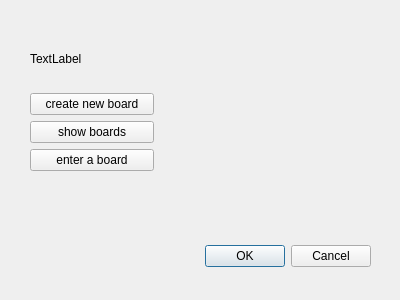
<?xml version="1.0" encoding="UTF-8"?>
<ui version="4.0">
 <class>logged_in_menu</class>
 <widget class="QDialog" name="logged_in_menu">
  <property name="geometry">
   <rect>
    <x>0</x>
    <y>0</y>
    <width>400</width>
    <height>300</height>
   </rect>
  </property>
  <property name="windowTitle">
   <string>Dialog</string>
  </property>
  <widget class="QDialogButtonBox" name="buttonBox">
   <property name="geometry">
    <rect>
     <x>30</x>
     <y>240</y>
     <width>341</width>
     <height>32</height>
    </rect>
   </property>
   <property name="orientation">
    <enum>Qt::Horizontal</enum>
   </property>
   <property name="standardButtons">
    <set>QDialogButtonBox::Cancel|QDialogButtonBox::Ok</set>
   </property>
  </widget>
  <widget class="QWidget" name="">
   <property name="geometry">
    <rect>
     <x>30</x>
     <y>30</y>
     <width>124</width>
     <height>141</height>
    </rect>
   </property>
   <layout class="QVBoxLayout" name="verticalLayout_5">
    <item>
     <layout class="QVBoxLayout" name="verticalLayout_4">
      <item>
       <layout class="QVBoxLayout" name="verticalLayout_3">
        <item>
         <widget class="QLabel" name="label_2">
          <property name="text">
           <string>TextLabel</string>
          </property>
         </widget>
        </item>
        <item>
         <layout class="QVBoxLayout" name="verticalLayout_2">
          <item>
           <layout class="QVBoxLayout" name="verticalLayout">
            <item>
             <widget class="QPushButton" name="pushButton_cb">
              <property name="text">
               <string>create new board</string>
              </property>
             </widget>
            </item>
            <item>
             <widget class="QPushButton" name="pushButton">
              <property name="text">
               <string>show boards</string>
              </property>
             </widget>
            </item>
           </layout>
          </item>
          <item>
           <widget class="QPushButton" name="pushButton_2">
            <property name="text">
             <string>enter a board</string>
            </property>
           </widget>
          </item>
         </layout>
        </item>
       </layout>
      </item>
     </layout>
    </item>
   </layout>
  </widget>
 </widget>
 <resources/>
 <connections>
  <connection>
   <sender>buttonBox</sender>
   <signal>accepted()</signal>
   <receiver>logged_in_menu</receiver>
   <slot>accept()</slot>
   <hints>
    <hint type="sourcelabel">
     <x>248</x>
     <y>254</y>
    </hint>
    <hint type="destinationlabel">
     <x>157</x>
     <y>274</y>
    </hint>
   </hints>
  </connection>
  <connection>
   <sender>buttonBox</sender>
   <signal>rejected()</signal>
   <receiver>logged_in_menu</receiver>
   <slot>reject()</slot>
   <hints>
    <hint type="sourcelabel">
     <x>316</x>
     <y>260</y>
    </hint>
    <hint type="destinationlabel">
     <x>286</x>
     <y>274</y>
    </hint>
   </hints>
  </connection>
 </connections>
</ui>
